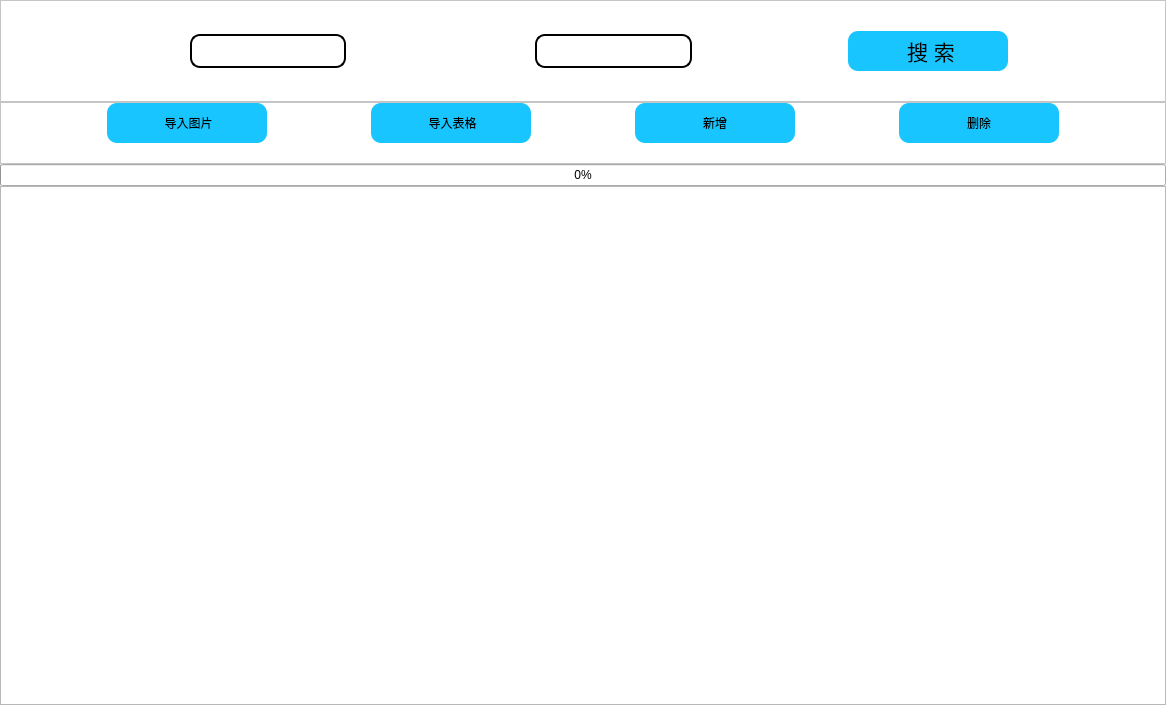
<?xml version="1.0" encoding="UTF-8"?>
<ui version="4.0">
 <class>MainWindow</class>
 <widget class="QMainWindow" name="MainWindow">
  <property name="geometry">
   <rect>
    <x>0</x>
    <y>0</y>
    <width>1166</width>
    <height>705</height>
   </rect>
  </property>
  <property name="windowTitle">
   <string>人员信息</string>
  </property>
  <widget class="QWidget" name="centralwidget">
   <layout class="QGridLayout" name="gridLayout">
    <property name="leftMargin">
     <number>0</number>
    </property>
    <property name="topMargin">
     <number>0</number>
    </property>
    <property name="rightMargin">
     <number>0</number>
    </property>
    <property name="bottomMargin">
     <number>0</number>
    </property>
    <property name="spacing">
     <number>0</number>
    </property>
    <item row="3" column="0">
     <widget class="QTableWidget" name="all_user_table"/>
    </item>
    <item row="1" column="0">
     <widget class="QFrame" name="frame_2">
      <property name="styleSheet">
       <string notr="true">background-color: rgb(255, 255, 255);</string>
      </property>
      <property name="frameShape">
       <enum>QFrame::StyledPanel</enum>
      </property>
      <property name="frameShadow">
       <enum>QFrame::Raised</enum>
      </property>
      <layout class="QHBoxLayout" name="horizontalLayout_2">
       <property name="spacing">
        <number>7</number>
       </property>
       <property name="topMargin">
        <number>0</number>
       </property>
       <property name="bottomMargin">
        <number>20</number>
       </property>
       <item>
        <spacer name="horizontalSpacer_3">
         <property name="orientation">
          <enum>Qt::Horizontal</enum>
         </property>
         <property name="sizeHint" stdset="0">
          <size>
           <width>40</width>
           <height>20</height>
          </size>
         </property>
        </spacer>
       </item>
       <item>
        <widget class="QPushButton" name="input_pic">
         <property name="styleSheet">
          <string notr="true">QPushButton{
	background-color: rgb(25, 197, 254);
	font: 16pt &quot;Arial&quot;;
	border:none;
	border-radius:10px;
	width:150px;
	height:40px;
	padding-left:5px;
	padding-right:5px;
}
QPushButton:hover { 
	background:#FFDC35;
	border:1px solid blue;
 }</string>
         </property>
         <property name="text">
          <string> 导入图片</string>
         </property>
         <property name="icon">
          <iconset>
           <normaloff>img/pic.png</normaloff>img/pic.png</iconset>
         </property>
         <property name="iconSize">
          <size>
           <width>30</width>
           <height>30</height>
          </size>
         </property>
        </widget>
       </item>
       <item>
        <spacer name="horizontalSpacer_5">
         <property name="orientation">
          <enum>Qt::Horizontal</enum>
         </property>
         <property name="sizeHint" stdset="0">
          <size>
           <width>40</width>
           <height>20</height>
          </size>
         </property>
        </spacer>
       </item>
       <item>
        <widget class="QPushButton" name="input_excel">
         <property name="styleSheet">
          <string notr="true">QPushButton{
	background-color: rgb(25, 197, 254);
	font: 16pt &quot;Arial&quot;;
	border:none;
	border-radius:10px;
	width:150px;
	height:40px;
	padding-left:5px;
	padding-right:5px;
}
QPushButton:hover { 
	background:#FFDC35;
	border:1px solid blue;
 }</string>
         </property>
         <property name="text">
          <string> 导入表格</string>
         </property>
         <property name="icon">
          <iconset>
           <normaloff>img/excel.png</normaloff>img/excel.png</iconset>
         </property>
         <property name="iconSize">
          <size>
           <width>30</width>
           <height>30</height>
          </size>
         </property>
        </widget>
       </item>
       <item>
        <spacer name="horizontalSpacer_6">
         <property name="orientation">
          <enum>Qt::Horizontal</enum>
         </property>
         <property name="sizeHint" stdset="0">
          <size>
           <width>40</width>
           <height>20</height>
          </size>
         </property>
        </spacer>
       </item>
       <item>
        <widget class="QPushButton" name="add_btn">
         <property name="styleSheet">
          <string notr="true">QPushButton{
	background-color: rgb(25, 197, 254);
	font: 16pt &quot;Arial&quot;;
	border:none;
	border-radius:10px;
	width:150px;
	height:40px;
	padding-left:5px;
	padding-right:5px;
}
QPushButton:hover { 
	background:#FFDC35;
	border:1px solid blue;
 }</string>
         </property>
         <property name="text">
          <string>新增</string>
         </property>
         <property name="icon">
          <iconset>
           <normaloff>img/add.png</normaloff>img/add.png</iconset>
         </property>
        </widget>
       </item>
       <item>
        <spacer name="horizontalSpacer_7">
         <property name="orientation">
          <enum>Qt::Horizontal</enum>
         </property>
         <property name="sizeHint" stdset="0">
          <size>
           <width>40</width>
           <height>20</height>
          </size>
         </property>
        </spacer>
       </item>
       <item>
        <widget class="QPushButton" name="del_btn">
         <property name="styleSheet">
          <string notr="true">QPushButton{
	background-color: rgb(25, 197, 254);
	font: 16pt &quot;Arial&quot;;
	border:none;
	border-radius:10px;
	width:150px;
	height:40px;
	padding-left:5px;
	padding-right:5px;
}
QPushButton:hover { 
	background:#FFDC35;
	border:1px solid blue;
 }</string>
         </property>
         <property name="text">
          <string>删除</string>
         </property>
         <property name="icon">
          <iconset>
           <normaloff>../img/del.png</normaloff>../img/del.png</iconset>
         </property>
        </widget>
       </item>
       <item>
        <spacer name="horizontalSpacer_4">
         <property name="orientation">
          <enum>Qt::Horizontal</enum>
         </property>
         <property name="sizeHint" stdset="0">
          <size>
           <width>40</width>
           <height>20</height>
          </size>
         </property>
        </spacer>
       </item>
      </layout>
     </widget>
    </item>
    <item row="0" column="0">
     <widget class="QFrame" name="frame">
      <property name="styleSheet">
       <string notr="true">background-color: rgb(255, 255, 255);
height:100px;
</string>
      </property>
      <property name="frameShape">
       <enum>QFrame::StyledPanel</enum>
      </property>
      <property name="frameShadow">
       <enum>QFrame::Raised</enum>
      </property>
      <layout class="QHBoxLayout" name="horizontalLayout">
       <property name="spacing">
        <number>0</number>
       </property>
       <property name="leftMargin">
        <number>0</number>
       </property>
       <property name="topMargin">
        <number>0</number>
       </property>
       <property name="rightMargin">
        <number>0</number>
       </property>
       <property name="bottomMargin">
        <number>0</number>
       </property>
       <item>
        <spacer name="horizontalSpacer_8">
         <property name="orientation">
          <enum>Qt::Horizontal</enum>
         </property>
         <property name="sizeHint" stdset="0">
          <size>
           <width>40</width>
           <height>20</height>
          </size>
         </property>
        </spacer>
       </item>
       <item>
        <widget class="QPushButton" name="pushButton">
         <property name="styleSheet">
          <string notr="true">border:none</string>
         </property>
         <property name="text">
          <string/>
         </property>
         <property name="icon">
          <iconset>
           <normaloff>img/uname.png</normaloff>img/uname.png</iconset>
         </property>
         <property name="iconSize">
          <size>
           <width>30</width>
           <height>30</height>
          </size>
         </property>
        </widget>
       </item>
       <item>
        <widget class="QLineEdit" name="user_select">
         <property name="styleSheet">
          <string notr="true">border-radius:10px;
height:30px;
border:2px solid black;</string>
         </property>
        </widget>
       </item>
       <item>
        <spacer name="horizontalSpacer">
         <property name="orientation">
          <enum>Qt::Horizontal</enum>
         </property>
         <property name="sizeHint" stdset="0">
          <size>
           <width>40</width>
           <height>20</height>
          </size>
         </property>
        </spacer>
       </item>
       <item>
        <widget class="QPushButton" name="pushButton_2">
         <property name="styleSheet">
          <string notr="true">border:none
</string>
         </property>
         <property name="text">
          <string/>
         </property>
         <property name="icon">
          <iconset>
           <normaloff>img/record1.png</normaloff>img/record1.png</iconset>
         </property>
         <property name="iconSize">
          <size>
           <width>30</width>
           <height>30</height>
          </size>
         </property>
        </widget>
       </item>
       <item>
        <widget class="QLineEdit" name="id_select">
         <property name="styleSheet">
          <string notr="true">border-radius:10px;
height:30px;
border:2px solid black;</string>
         </property>
        </widget>
       </item>
       <item>
        <spacer name="horizontalSpacer_2">
         <property name="orientation">
          <enum>Qt::Horizontal</enum>
         </property>
         <property name="sizeHint" stdset="0">
          <size>
           <width>40</width>
           <height>20</height>
          </size>
         </property>
        </spacer>
       </item>
       <item>
        <widget class="QPushButton" name="select_btn">
         <property name="font">
          <font>
           <family>Arial</family>
           <pointsize>16</pointsize>
           <weight>50</weight>
           <italic>false</italic>
           <bold>false</bold>
          </font>
         </property>
         <property name="styleSheet">
          <string notr="true">QPushButton{
	background-color: rgb(25, 197, 254);
	font: 16pt &quot;Arial&quot;;
	border:none;
	border-radius:10px;
	width:150px;
	height:40px;
	padding-left:5px;
	padding-right:5px;
}
QPushButton:hover { 
	background:#FFDC35;
	border:1px solid blue;
 }</string>
         </property>
         <property name="text">
          <string> 搜 索</string>
         </property>
         <property name="icon">
          <iconset>
           <normaloff>img/search.png</normaloff>img/search.png</iconset>
         </property>
         <property name="iconSize">
          <size>
           <width>30</width>
           <height>30</height>
          </size>
         </property>
        </widget>
       </item>
       <item>
        <spacer name="horizontalSpacer_9">
         <property name="orientation">
          <enum>Qt::Horizontal</enum>
         </property>
         <property name="sizeHint" stdset="0">
          <size>
           <width>40</width>
           <height>20</height>
          </size>
         </property>
        </spacer>
       </item>
      </layout>
     </widget>
    </item>
    <item row="2" column="0">
     <widget class="QProgressBar" name="progressBar">
      <property name="value">
       <number>0</number>
      </property>
     </widget>
    </item>
   </layout>
  </widget>
  <action name="pic_input">
   <property name="icon">
    <iconset>
     <normaloff>C:/Users/花花/.designer/backup/img/pic.png</normaloff>C:/Users/花花/.designer/backup/img/pic.png</iconset>
   </property>
   <property name="text">
    <string>图片批量导入</string>
   </property>
  </action>
  <action name="excel_input">
   <property name="icon">
    <iconset>
     <normaloff>C:/Users/花花/.designer/backup/img/excel.png</normaloff>C:/Users/花花/.designer/backup/img/excel.png</iconset>
   </property>
   <property name="text">
    <string>表格批量导入</string>
   </property>
  </action>
  <action name="select_all">
   <property name="text">
    <string>显示所有人员信息</string>
   </property>
  </action>
  <action name="select_today">
   <property name="text">
    <string>查询当日通行记录</string>
   </property>
  </action>
 </widget>
 <resources/>
 <connections/>
</ui>
